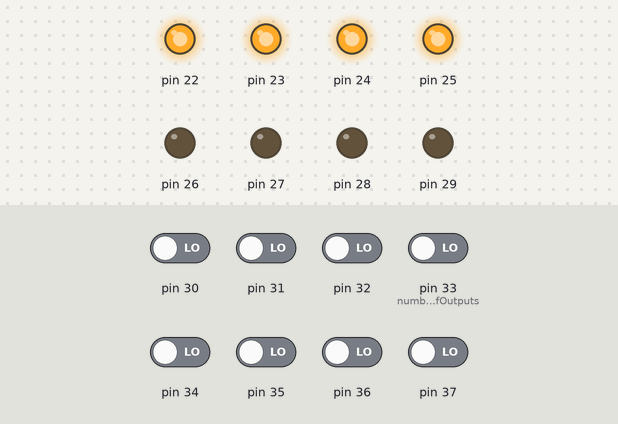
Simulated run of this sketch. Board: Arduino Mega 2560, built with avr-gcc and run on an emulated ATmega2560. Parts: output pins drawn as LEDs (lit = HIGH). The inputs (shaded band) are chosen by the test bench; at power-on: pin 30–32, pin 33 (numberOfOutputs), pin 34–37 LOW. What the sketch prints to the serial monitor is not drawn.

Above: at 0.4 s.
Timing chart, 0 to 1.9 s (numbered marks = the images above):
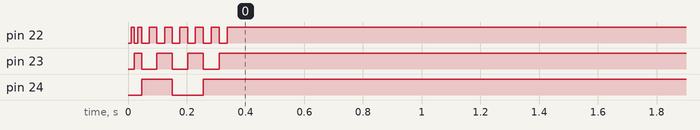

The sketch:

LogicAnalzyer_1.0.ino
```cpp
void printBin(byte a, byte numberOfIn) {
  for(int i = numberOfIn - 1; i >= 0; i--) {
    Serial.print(bitRead(a, i));
    Serial.print(" ");
  }
}

void setup() {
   DDRA = 0xFF;
   DDRC = 0x0;

   byte numberOfInputs = 4;
   byte numberOfOutputs = 4;
   Serial.begin(9600);

   for(int output = 0; output <= (pow(2, numberOfInputs) - 1); output++) {
     PORTA = output;
     Serial.print(output);
     Serial.print(".\t");
     printBin(output, numberOfInputs);
     Serial.print(" ||  ");
     printBin(PINC, numberOfOutputs);
     Serial.print("\n");
     delay(10);
   }
}

void loop() {

}
```
